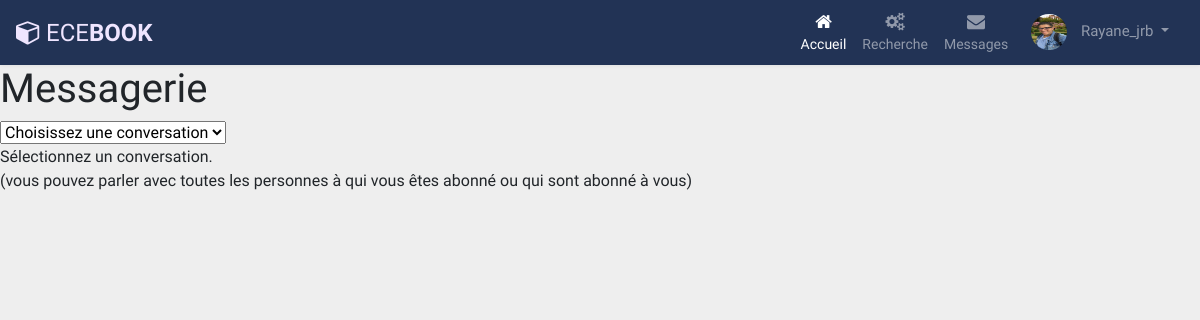
/views/messagerie.php (signed in), run on the app's committed database.
### tables this page shows
CREATE TABLE IF NOT EXISTS `utilisateur` (
  `id_user` int NOT NULL AUTO_INCREMENT,
  `nom` varchar(255) DEFAULT NULL,
  `prenom` varchar(255) DEFAULT NULL,
  `image` varchar(255) NOT NULL,
  `ville` varchar(255) DEFAULT NULL,
  `adressemail` varchar(255) DEFAULT NULL,
  `mdp` varchar(255) DEFAULT NULL,
  `roll` enum('etudiant','professeur','admin') DEFAULT 'etudiant',
  `promo` text,
  `datedenaissance` date DEFAULT NULL,
  `description` varchar(255) DEFAULT NULL,
  `pseudo` varchar(255) DEFAULT NULL,
  `code_confirmation` varchar(255) NOT NULL,
  `confirmer` tinyint(1) DEFAULT 1,
  PRIMARY KEY (`id_user`)
);

### controller/database.php (called while the page is built, shortened)
<?php
class Database{
    private static $dns;
    private static $user;
    private static $password;
    private static $database;
    public function __construct()
    {
        self::$dns = "mysql:host=localhost;dbname=ecebook;port=3306";
        self::$user = "root";
        self::$password = "";
        try {
            self::$database = new PDO(self::$dns, self::$user, self::$password);
            self::$database->setAttribute(PDO::ATTR_ERRMODE, PDO::ERRMODE_EXCEPTION);
        } catch(PDOException $e) {
            echo "Erreur de connexion à la base de données: " . $e->getMessage();
            die();
        }
    }
    public static function getInstance() {
        return self::$database;
    }
public function GetUserById($user_id) {
    $database = self::getInstance();
    $query = "SELECT * FROM utilisateur  WHERE id_user = ?";
    $statement = $database->prepare($query);
    $statement->bindParam(1, $user_id, PDO::PARAM_INT);
    $statement->execute();
    $user = $statement->fetch(PDO::FETCH_ASSOC);
    return $user;
}
}

### views/messagerie.php (the view, shortened to what this page needs)
<?php
require("../controller/database.php");
require("../model/navbar.php");
?>
<!DOCTYPE html>
<html>
<head>
</head>
<body>
	<h1>Messagerie</h1>
	<select id="page-select">
        <option value="0">Choisissez une conversation</option>
	</select>
	<div id="content">
		<p>Sélectionnez un conversation.<br>
        (vous pouvez parler avec toutes les personnes à qui vous êtes abonné ou qui sont abonné à vous)
        </p>
	</div>
</body>
</html>

### model/navbar.php (shortened to what this page needs)
<?php
require_once("../controller/database.php");
if(isset($_SESSION["id_user"])){
	$db = new Database();
	$user = $db->GetUserById($_SESSION["id_user"]);
}
?>
<!DOCTYPE html>
<html lang="en">
<head>
<link rel="stylesheet" href="https://stackpath.bootstrapcdn.com/bootstrap/4.5.0/css/bootstrap.min.css">
<link rel="stylesheet" href="https://maxcdn.bootstrapcdn.com/font-awesome/4.7.0/css/font-awesome.min.css">
<link rel="stylesheet" href="../style/navbar.css">
</head>
<body>
<nav class="navbar navbar-expand-xl navbar-dark bg-dark">
	<a href="#" class="navbar-brand"><i class="fa fa-cube"></i>ECE<b>BOOK</b></a>
	<div id="navbarCollapse" class="collapse navbar-collapse justify-content-start">
		<?php if(isset($_SESSION["id_user"])) : ?>
		<div class="navbar-nav ml-auto">
			<a href="../views/index2.php" class="nav-item nav-link active"><i class="fa fa-home"></i><span>Accueil</span></a>
			<a href="../views/navSearchUsers.php" class="nav-item nav-link"><i class="fa fa-gears"></i><span>Recherche</span></a>
			<a href="../views/messagerie.php" class="nav-item nav-link"><i class="fa fa-envelope"></i><span>Messages</span></a>
			<div class="nav-item dropdown">
				<a href="#" data-toggle="dropdown" class="nav-item nav-link dropdown-toggle user-action">
				<?php
					if($user["image"] != null) : ?>
						<img src="../uploads/<?=  $user["image"] ?>" class="avatar" alt="Avatar"> <?=  $user["pseudo"] ?>
                    <?php elseif ($user["image"] == null) : ?>
						<img src="../uploads/avatar.png" class="avatar" alt="Avatar"> <?=$user["pseudo"] ?>
                    <?php endif ; ?>
				</a>
			</div>
		</div>
        <?php endif ; ?>
	</div>
</nav>
</body>
</html>

### style/navbar.css (style rules this page uses)
body { background: #eeeeee; font-family: 'Varela Round', sans-serif; }
.navbar { color: #fff; background: #223355 !important; padding: 5px 16px; border-radius: 0; border: none; box-shadow: 0 0 4px rgba(0, 0, 0, .1); }
.navbar img { border-radius: 50%; width: 36px; height: 36px; margin-right: 10px; }
.navbar .navbar-brand { color: #efe5ff; padding-left: 0; padding-right: 50px; font-size: 24px; }
.navbar .navbar-brand i { font-size: 25px; margin-right: 5px; }
.navbar .nav-item i { font-size: 18px; }
.navbar .nav-item span { position: relative; top: 3px; }
.navbar .navbar-nav>a { color: #efe5ff; padding: 8px 15px; font-size: 14px; }
.navbar .navbar-nav>a>i { display: block; text-align: center; }
.navbar .navbar-nav .user-action { padding: 9px 15px; font-size: 15px; }

### data on the page
utilisateur: image (picture), pseudo "Rayane_jrb"
